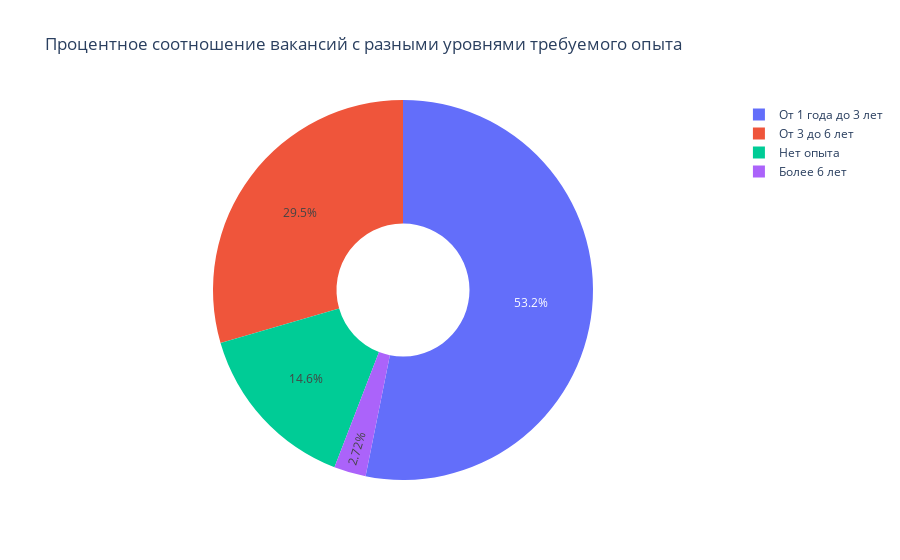

Notebook source saved alongside this figure:
### Code cell
fig = px.pie(
        values = answer_4_5.cnt,
        names = answer_4_5.experience,
        title='Процентное соотношение вакансий с разными уровнями требуемого опыта',
        hole=0.35
)

fig.show()

### Figure 1 — Plotly figure (JSON) as saved in the notebook; plotly's stock layout.template omitted (floating-point values rounded to 4 significant figures)
{"data": [{"domain": {"x": [0, 1], "y": [0, 1]}, "hole": 0.35, "hovertemplate": "label=%{label}<br>value=%{value}<extra></extra>", "labels": ["Более 6 лет", "Нет опыта", "От 3 до 6 лет", "От 1 года до 3 лет"], "legendgroup": "", "name": "", "showlegend": true, "type": "pie", "values": [1337, 7197, 14511, 26152]}], "layout": {"legend": {"tracegroupgap": 0}, "title": {"text": "Процентное соотношение вакансий с разными уровнями требуемого опыта"}}}
